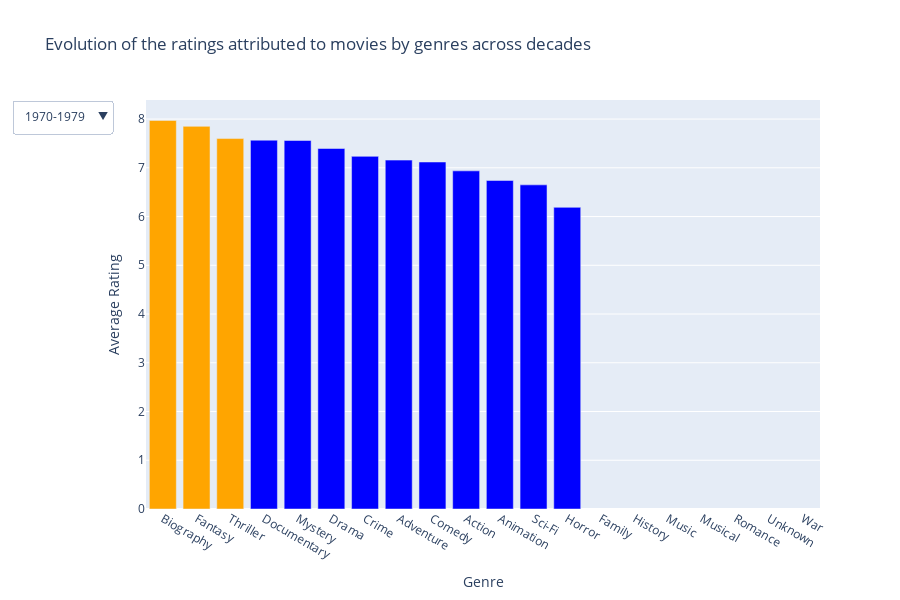

Write notebook code for a chart like this one.
### Markdown cell above
### 5.4.1 Genre popularity across decades

### Code cell
# We group by decade and genre and compute the average rating
rating_per_decade_genre = df.groupby(["Decade", "Genres"])["Rating"].mean().reset_index()

# We plot the graph representing the evolution of the ratings attributed to movies by the decades
# Create a figure
fig = go.Figure()

# Add bars for each decade
for decade in rating_per_decade_genre["Decade"].unique():
    # Filter by decade and sort by Rating 
    df_decade = rating_per_decade_genre[rating_per_decade_genre["Decade"] == decade]
    df_decade = df_decade.sort_values(by="Rating", ascending=False)

    # Color the 3 genres with the most releases in orange
    colors = ["orange" if i < 3 else "blue" for i in range(len(df_decade))]

    fig.add_trace(go.Bar(
        x=df_decade["Genres"],
        y=df_decade["Rating"],
        name=decade,
        visible=False,
        marker_color=colors,
    ))

# Make the first decade visible by default
fig.data[0].visible = True

# Configuring animations
fig.update_layout(
    updatemenus=[{
        "buttons": [
            {
                "label": decade,
                "method": "update",
                "args": [
                    {"visible": [decade == d for d in rating_per_decade_genre["Decade"].unique()]},
                    {"yaxis": {"range": [0, rating_per_decade_genre[rating_per_decade_genre["Decade"] == decade]["Rating"].max()]}}
                ]
            } for decade in rating_per_decade_genre["Decade"].unique()
        ],
        "direction": "down",
        "showactive": True
    }],
    title="Evolution of the ratings attributed to movies by genres across decades",
    height=600
)

# Edit axis titles
fig.update_layout(
    xaxis_title="Genre",
    yaxis_title="Average Rating"
)

# Show chart
fig.show()

### Figure 1 — Plotly figure (JSON) as saved in the notebook; plotly's stock layout.template omitted (floating-point values rounded to 4 significant figures)
{"data": [{"marker": {"color": ["orange", "orange", "orange", "blue", "blue", "blue", "blue", "blue", "blue", "blue", "blue", "blue", "blue", "blue", "blue", "blue", "blue", "blue", "blue", "blue"]}, "name": "1970-1979", "type": "bar", "visible": true, "x": ["Biography", "Fantasy", "Thriller", "Documentary", "Mystery", "Drama", "Crime", "Adventure", "Comedy", "Action", "Animation", "Sci-Fi", "Horror", "Family", "History", "Music", "Musical", "Romance", "Unknown", "War"], "y": [7.971, 7.85, 7.6, 7.567, 7.56, 7.396, 7.235, 7.158, 7.119, 6.937, 6.74, 6.65, 6.189, null, null, null, null, null, null, null]}, {"marker": {"color": ["orange", "orange", "orange", "blue", "blue", "blue", "blue", "blue", "blue", "blue", "blue", "blue", "blue", "blue", "blue", "blue", "blue", "blue", "blue", "blue"]}, "name": "1980-1989", "type": "bar", "visible": false, "x": ["Romance", "Thriller", "Sci-Fi", "Animation", "Biography", "Documentary", "Fantasy", "Drama", "Comedy", "Crime", "Action", "Adventure", "Horror", "Mystery", "Family", "History", "Music", "Musical", "Unknown", "War"], "y": [8.2, 8, 7.6, 7.571, 7.472, 7.271, 7.211, 7.181, 7.107, 7.091, 6.981, 6.943, 6.505, 5.3, null, null, null, null, null, null]}, {"marker": {"color": ["orange", "orange", "orange", "blue", "blue", "blue", "blue", "blue", "blue", "blue", "blue", "blue", "blue", "blue", "blue", "blue", "blue", "blue", "blue", "blue"]}, "name": "1990-1999", "type": "bar", "visible": false, "x": ["Thriller", "Animation", "Biography", "Crime", "Horror", "Drama", "Adventure", "Documentary", "Comedy", "Action", "Mystery", "Sci-Fi", "Fantasy", "Family", "Romance", "History", "Music", "Musical", "Unknown", "War"], "y": [7.9, 7.51, 7.19, 7.14, 7.078, 7.046, 7.007, 6.967, 6.967, 6.766, 6.3, 6, 5.623, 5.3, 4.5, null, null, null, null, null]}, {"marker": {"color": ["orange", "orange", "orange", "blue", "blue", "blue", "blue", "blue", "blue", "blue", "blue", "blue", "blue", "blue", "blue", "blue", "blue", "blue", "blue", "blue"]}, "name": "2000-2009", "type": "bar", "visible": false, "x": ["Thriller", "Fantasy", "Sci-Fi", "Animation", "Biography", "Crime", "Mystery", "Action", "Drama", "Adventure", "Comedy", "Documentary", "Horror", "Romance", "Family", "War", "Musical", "History", "Music", "Unknown"], "y": [8.233, 7.614, 7.3, 6.977, 6.92, 6.853, 6.85, 6.779, 6.751, 6.664, 6.533, 6.251, 6.175, 6, 5.8, 4.4, 4.15, null, null, null]}, {"marker": {"color": ["orange", "orange", "orange", "blue", "blue", "blue", "blue", "blue", "blue", "blue", "blue", "blue", "blue", "blue", "blue", "blue", "blue", "blue", "blue", "blue"]}, "name": "2010-2019", "type": "bar", "visible": false, "x": ["Music", "Animation", "Biography", "Documentary", "Crime", "Mystery", "Drama", "Adventure", "Sci-Fi", "Comedy", "Action", "Fantasy", "Horror", "Thriller", "Romance", "Family", "History", "Musical", "Unknown", "War"], "y": [8.1, 6.758, 6.749, 6.711, 6.699, 6.682, 6.644, 6.518, 6.4, 6.385, 6.364, 6.139, 5.984, 5.827, 5, null, null, null, null, null]}, {"marker": {"color": ["orange", "orange", "orange", "blue", "blue", "blue", "blue", "blue", "blue", "blue", "blue", "blue", "blue", "blue", "blue", "blue", "blue", "blue", "blue", "blue"]}, "name": "2020-2029", "type": "bar", "visible": false, "x": ["Family", "Unknown", "Romance", "History", "Documentary", "Animation", "Biography", "Musical", "Drama", "Adventure", "Crime", "Fantasy", "Comedy", "Action", "Horror", "Thriller", "Sci-Fi", "Mystery", "Music", "War"], "y": [8.9, 7.15, 7, 6.8, 6.711, 6.639, 6.578, 6.4, 6.364, 6.303, 6.276, 6.118, 6.051, 6.0, 5.902, 5.838, 5.6, 5.42, null, null]}], "layout": {"height": 600, "title": {"text": "Evolution of the ratings attributed to movies by genres across decades"}, "updatemenus": [{"buttons": [{"args": [{"visible": [true, false, false, false, false, false]}, {"yaxis": {"range": [0, 7.971]}}], "label": "1970-1979", "method": "update"}, {"args": [{"visible": [false, true, false, false, false, false]}, {"yaxis": {"range": [0, 8.2]}}], "label": "1980-1989", "method": "update"}, {"args": [{"visible": [false, false, true, false, false, false]}, {"yaxis": {"range": [0, 7.9]}}], "label": "1990-1999", "method": "update"}, {"args": [{"visible": [false, false, false, true, false, false]}, {"yaxis": {"range": [0, 8.233]}}], "label": "2000-2009", "method": "update"}, {"args": [{"visible": [false, false, false, false, true, false]}, {"yaxis": {"range": [0, 8.1]}}], "label": "2010-2019", "method": "update"}, {"args": [{"visible": [false, false, false, false, false, true]}, {"yaxis": {"range": [0, 8.9]}}], "label": "2020-2029", "method": "update"}], "direction": "down", "showactive": true}], "xaxis": {"title": {"text": "Genre"}}, "yaxis": {"title": {"text": "Average Rating"}}}}
